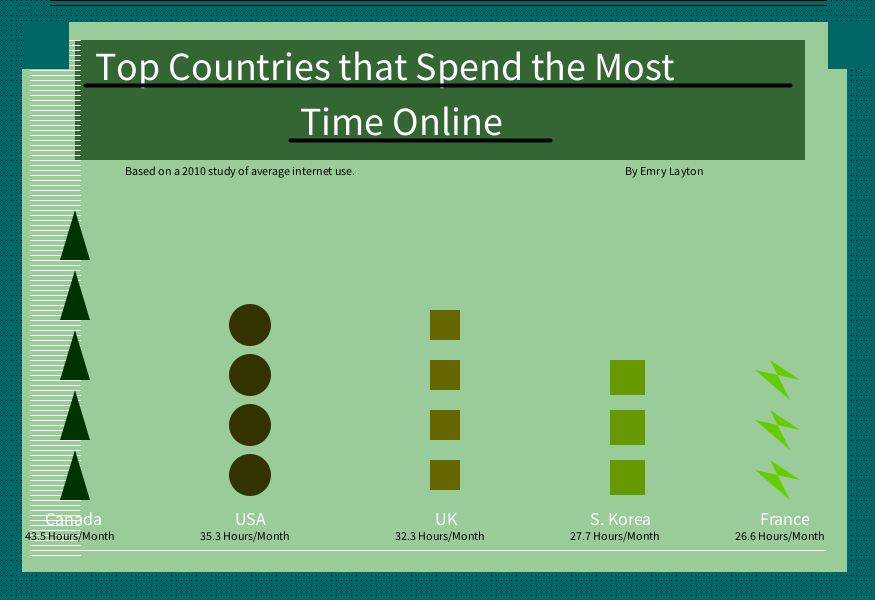
Frame 1 (no input)
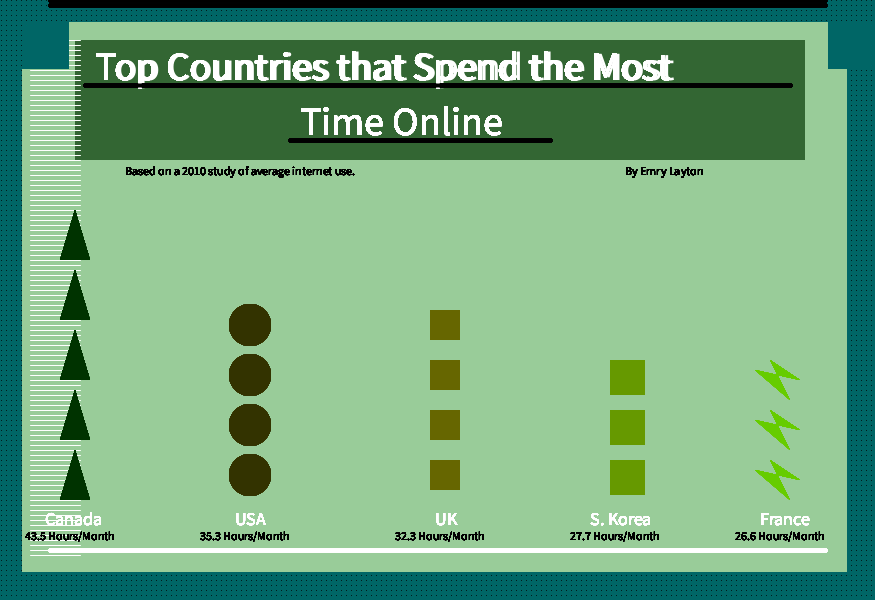
Frame 60 (the mouse pressed at the canvas centre just before this capture)
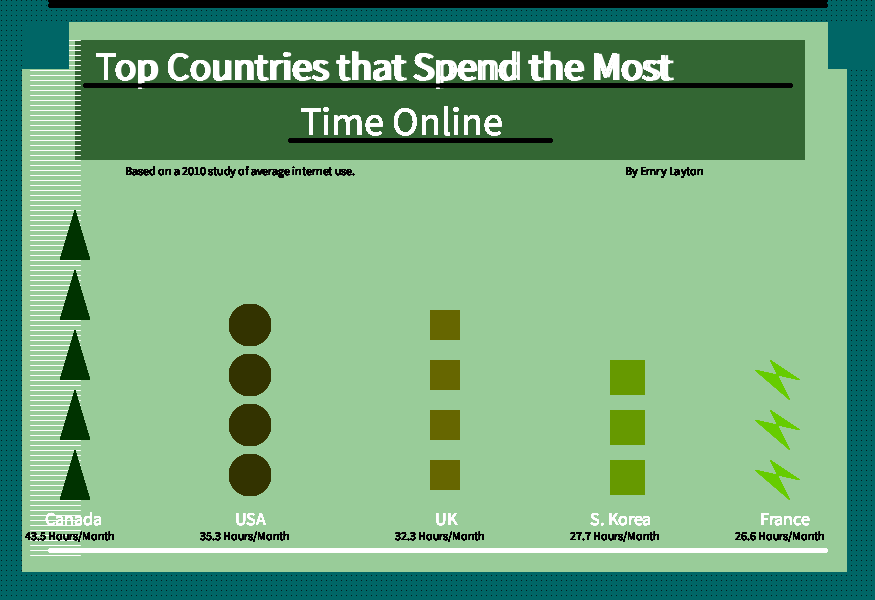
Frame 120 (the mouse held since frame 60 and released just before this capture)

The Processing sketch that drew these frames (run headless with seeded random() and noise(); from frame 60 on, the mouse is pressed at the canvas centre):

// Processing sketch: processing_73283
// ── processing_73283.pde


  //used references from processing.org
  //infographic made by emry layton
  //information for graphic from http://www.huffingtonpost.com/2011/03/10/countries-most-time-spent-online_n_834326.html#s252060&title=11_India_
  int value = 0;
  
  void setup() {
    size (875, 600);
    if (mousePressed && (mouseButton == LEFT)) {
    fill(0,89,89);
    } else {
    fill(0,51,0);
  }
    background (0,102,102);
    for (int i = 1; i < 880; i = i+5) {
    for (int j = 0; j < 880; j = j+5) {
    point(i, j);
  }
}

    noStroke ();
    fill (153,204,153);
    rect (22,22,825,550);
    fill (51,102,51);
    rect (75,40,730,120);
    stroke(255);
    for (int i = 40; i < 560; i = i+5) {
    line(30, i, 80, i);
    }
    for  (int i = 800; i <560; i = i+5){
    line (800, i, 80, i);
}
    
    PFont font;
    smooth();
    //banner
  }
  
 void draw(){
  
   noStroke ();
   smooth ();
   fill (255,255,255);
  textSize (40);
  text ("Top Countries that Spend the Most",95,80);
  text ("Time Online",300,135);
  textSize (12);
  fill (0);
  text ("Based on a 2010 study of average internet use.",125,175);
  text ("By Emry Layton",625,175);
 
 
  //canada
  
  if (mousePressed && (mouseButton == LEFT)) {
    fill(0,89,89);
  } else {
  fill(0,51,0);
  }{
  triangle(75,450,60,500,90,500);
  triangle(75,390,60,440,90,440);
  triangle(75,330,60,380,90,380);
  triangle(75,270,60,320,90,320);
  triangle(75,210,60,260,90,260);
  textSize (18);
  fill(255);
  text ("Canada",45,525);
  fill(0);
  textSize (12);
  text ("43.5 Hours/Month",25,540);
  }
  
  //usa
  if (mousePressed && (mouseButton == LEFT)) {
    fill(0,89,89);
  } else {
  fill(0,51,0);
  }{
  fill (51,51,0);
  ellipse (250,475,42,42);
  ellipse (250,425,42,42);
  ellipse (250,375,42,42);
  ellipse (250,325,42,42);
  textSize (18);
  fill (255);
  text ("USA",235,525);
  fill(0);
  textSize (12);
  text ("35.3 Hours/Month",200,540);
  }
  
  //uk
  if (mousePressed && (mouseButton == LEFT)) {
    fill(0,89,89);
  } else {
  fill(0,51,0);
  }{
  fill (102,102,0);
  rect (430,460,30,30);
  rect (430, 410, 30,30);
  rect (430, 360, 30,30);
  rect (430,310,30,30);
  textSize (18);
  fill(255);
  text("UK",435,525);
  fill(0);
  textSize (12);
  text ("32.3 Hours/Month",395,540);
  }
  
  //south korea
  if (mousePressed && (mouseButton == LEFT)) {
    fill(0,89,89);
  } else {
  fill(0,51,0);
  }{
  fill (102,153,0);
  rect (610,460,35,35);
  rect (610,410,35,35);
  rect (610,360,35,35);
  textSize (18);
  fill (255);
  text ("S. Korea",590,525);
  fill (0);
  textSize (12);
  text ("27.7 Hours/Month",570,540);
  }
  
  //france
  if (mousePressed && (mouseButton == LEFT)) {
    fill(0,89,89);
  } else {
  fill(0,51,0);
  }{
  fill (102,204,0);
  quad (770,460,790,500,755,470,800,480);
  quad (770,410,790,450,755,420,800,430);
  quad (770,360,790,400,755,370,800,380);
  textSize (18);
  fill (255);
  text ("France",760,525);
  fill (0);
  textSize (12);
  text ("26.6 Hours/Month",735,540);
  
  }
  //pretty shit
  stroke (255);
  line (50,550,825,550);
  stroke (0);
  for (int i =0; i <10; i =i+5){
  line (50,i,825,i);
  }
  strokeWeight (4); //thicker
   line (85,85, 790,85);
   line (290,140,550,140);
 
 for (int i = 0; i <3; i = i +1) {
 
  if (mousePressed && (mouseButton == LEFT)) {
    fill(0);
  } else if (mousePressed && (mouseButton == RIGHT)) {
    fill(255);
  } else {
    fill(0,102,102);
  }
  noStroke();
  rect(22, 22, 47, 47);
  rect(828,22,853,47);
 }
  
 
}



 
 
